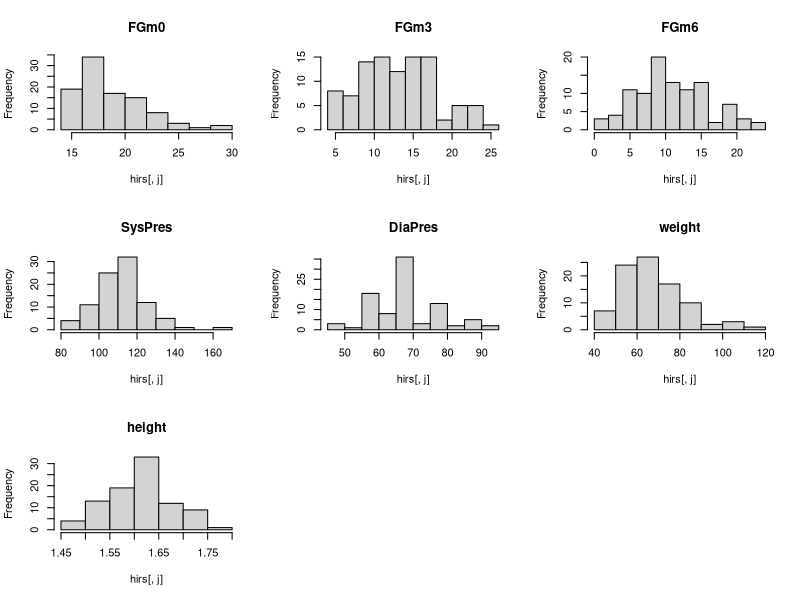
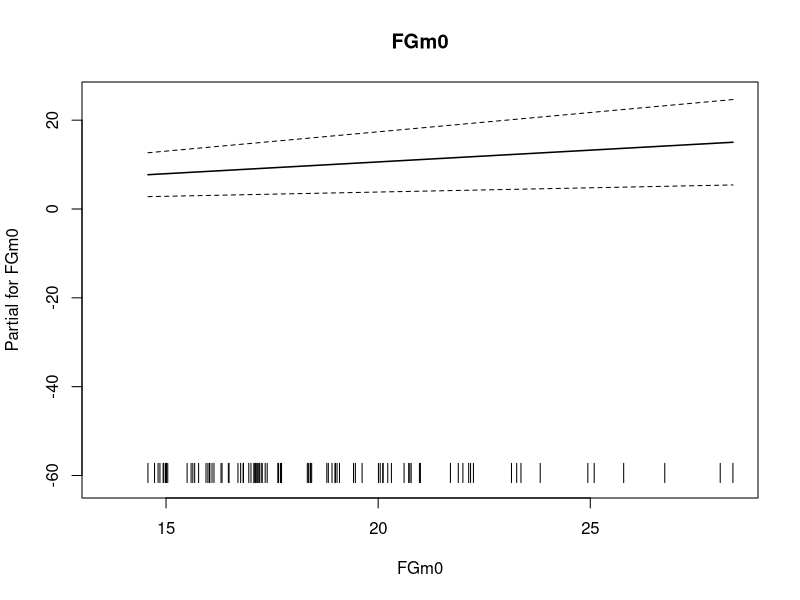
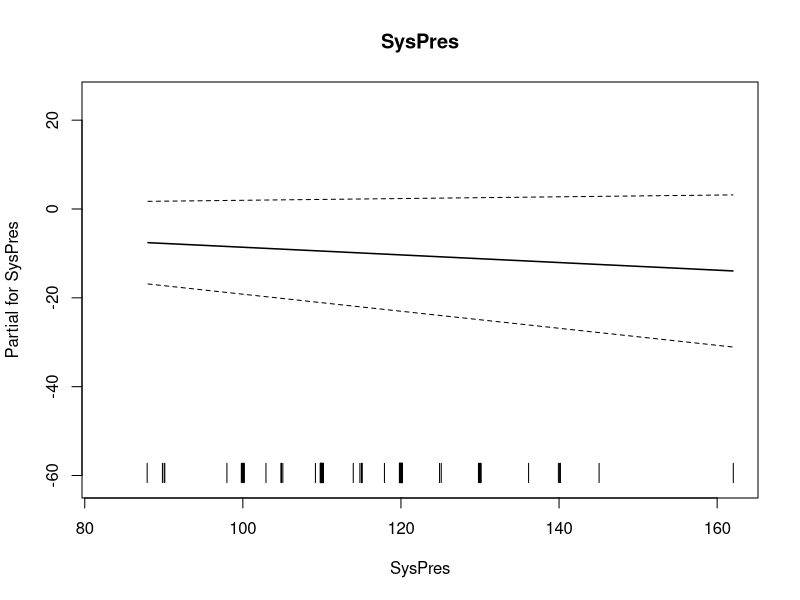
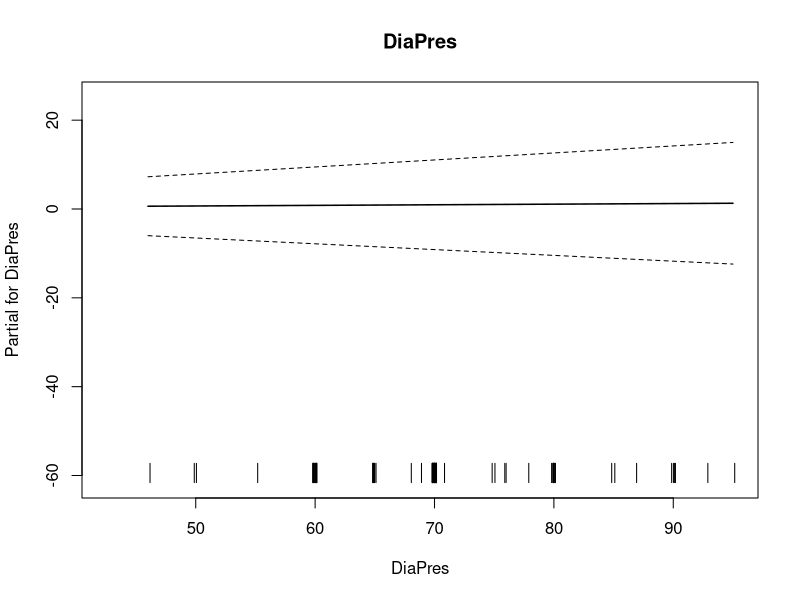
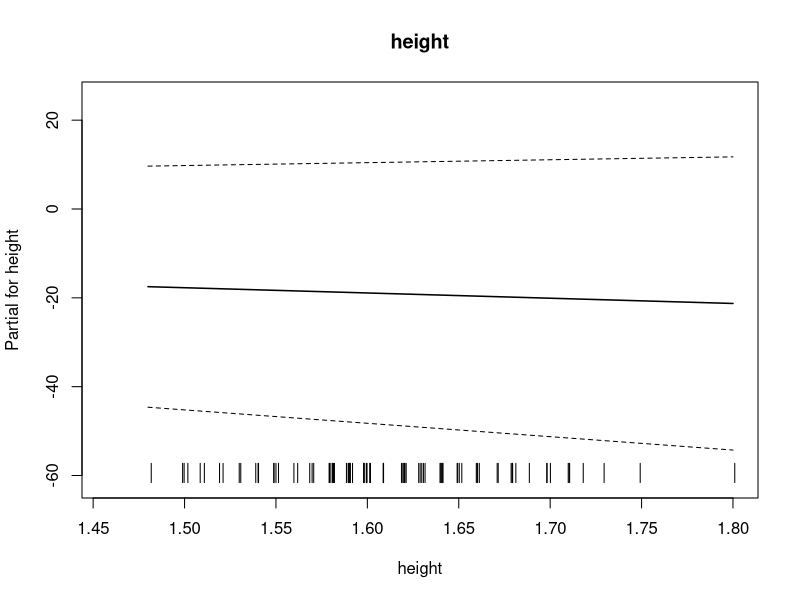
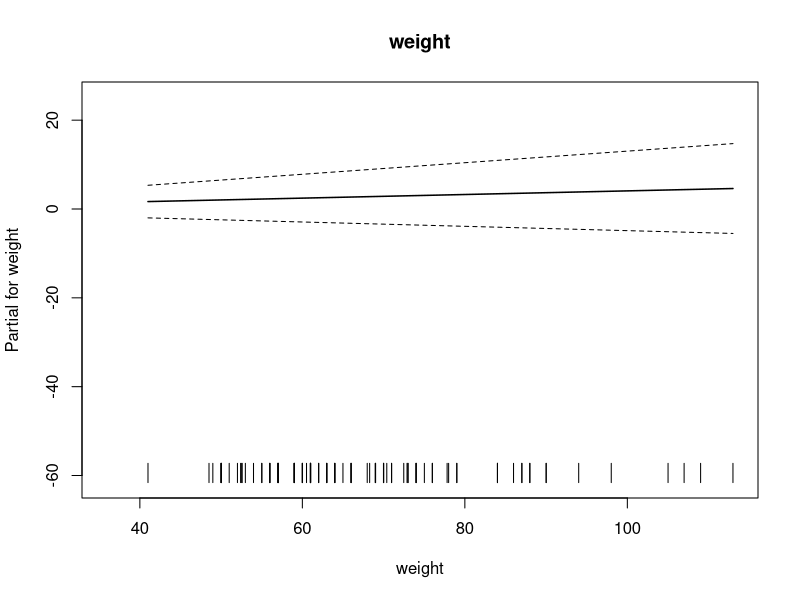
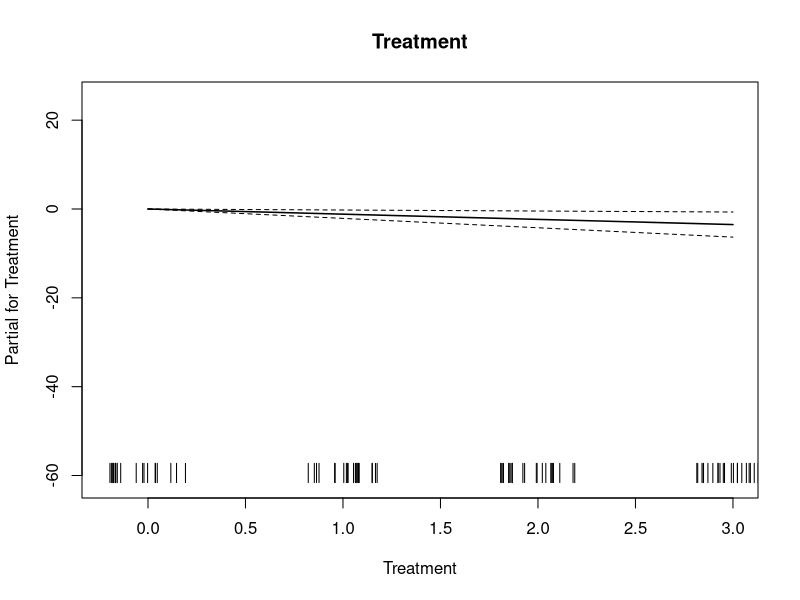
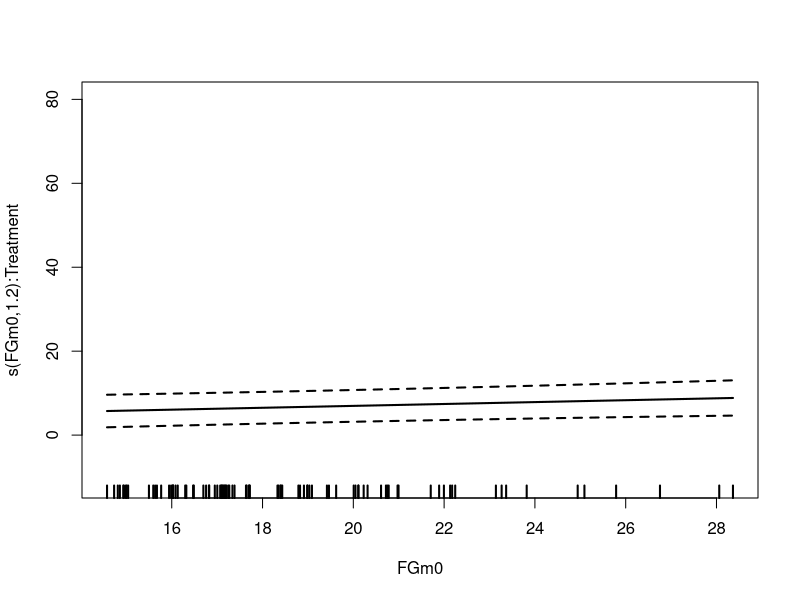

The R source for these figures, in order:
## ---- chunk 1
knitr::opts_chunk$set(echo = TRUE)
## ---- chunk 2
library(sm)
library(mgcv)
## ---- chunk 3
hirs <- read.table("hirsutism.dat",header=T, sep="\t",fill=TRUE)

#summary(hirs)
attach(hirs)
## ---- chunk 4
old.par<-par(mfrow=c(3,3))
for (j in 2:9) if (j != 5) hist(hirs[,j],main=names(hirs)[j])
par(old.par)
## ---- chunk 5
apply(hirs[,-c(1,5)],2,sd, na.rm = T) # sd: standard deviation
## ---- chunk 6
apply(hirs[,-c(1,5)],2,function(x){diff(range(x, na.rm = T))})
## ---- chunk 7
#plot(gam_1,residuals=TRUE, shade=TRUE, cex=2, lwd=2)
## ---- chunk 8
#vis.gam(gam_1, view=c("FGm0","weight"), plot.type = "persp")
## ---- chunk 9
#vis.gam(gam_1, view=c("height","weight"), plot.type = "persp")
## ---- chunk 10
#gam.check(gam_1)
## ---- chunk 11
# multiple linear regression
gam_0.1 <- gam(FGm12 ~ FGm0 + SysPres + DiaPres + height + weight + Treatment)
summary(gam_0.1)
## ---- chunk 12
plot(gam_0.1, all.terms=TRUE)
## ---- chunk 13
# generative additive model
gam_1.1 <- gam(FGm12 ~ s(FGm0, by=Treatment) + s(SysPres, by=Treatment) + s(DiaPres, by=Treatment) + s(height, by=Treatment) + s(weight, by=Treatment))
summary(gam_1.1)
## ---- chunk 14
plot(gam_1.1,residuals=TRUE, shade=TRUE, shade.col="lightblue", seWithMean=TRUE, cex=3, lwd=2, shift= coef(gam_1.1)[1])
## ---- chunk 15
gam.check(gam_1.1)
## ---- chunk 16
gam_1.2 <- gam(FGm12 ~ s(FGm0) + s(SysPres) + s(DiaPres) + s(height) + s(weight), data=hirs)
summary(gam_1.2)
## ---- chunk 17
plot(gam_1.2,residuals=TRUE, shade=TRUE, shade.col="lightblue", seWithMean=TRUE, cex=3, lwd=2, shift= coef(gam_1.1)[1])
## ---- chunk 18
gam.check(gam_1.2)
## ---- chunk 19
# Generalized nonparametric multiple regression model
gam_2.1 <- gam(FGm12 ~ te(FGm0, weight)) # SysPres, DiaPres, height, Treatment)
summary(gam_2.1)
## ---- chunk 20
plot(gam_2.1,residuals=TRUE, shade=TRUE, shade.col="lightblue", seWithMean=TRUE, cex=3, lwd=2, shift= coef(gam_2.1)[1])
## ---- chunk 21
gam.check(gam_2.1)
## ---- chunk 22
# semiparametric model - FGmO
gam_3.1 <- gam(FGm12 ~ FGm0 + s(SysPres, by=Treatment) + s(DiaPres, by=Treatment) + s(height, by=Treatment) + s(weight, by=Treatment))
summary(gam_3.1)
## ---- chunk 23
plot(gam_3.1,residuals=TRUE, shade=TRUE, shade.col="lightblue", seWithMean=TRUE, cex=3, lwd=2, shift= coef(gam_3.1)[1])
## ---- chunk 24
gam.check(gam_3.1)
## ---- chunk 25
# semiparametric model - FGmO
gam_3.2 <- gam(FGm12 ~ FGm0 + s(SysPres) + s(DiaPres) + s(height) + s(weight))
summary(gam_3.2)
## ---- chunk 26
plot(gam_3.2,residuals=TRUE, shade=TRUE, shade.col="lightblue", seWithMean=TRUE, cex=3, lwd=2, shift= coef(gam_3.2)[1])
## ---- chunk 27
gam.check(gam_3.2)
## ---- chunk 28
# semiparametric model - SysPres (low df at model 1.1)
gam_4.1 <- gam(FGm12 ~ s(FGm0, by=Treatment) + SysPres + s(DiaPres, by=Treatment) + s(height, by=Treatment) + s(weight, by=Treatment))
summary(gam_4.1)
## ---- chunk 29
plot(gam_4.1,residuals=TRUE, shade=TRUE, shade.col="lightblue", seWithMean=TRUE, cex=3, lwd=2, shift= coef(gam_4.1)[1])
## ---- chunk 30
gam.check(gam_4.1)
## ---- chunk 31
# semiparametric model - FGm0 (low df at model 1.1)
gam_4.2 <- gam(FGm12 ~ FGm0 + s(SysPres, by=Treatment) + s(DiaPres, by=Treatment) + s(height, by=Treatment) + s(weight, by=Treatment))
summary(gam_4.2)
## ---- chunk 32
plot(gam_4.2,residuals=TRUE, shade=TRUE, shade.col="lightblue", seWithMean=TRUE, cex=3, lwd=2, shift= coef(gam_4.1)[1])
## ---- chunk 33
gam.check(gam_4.2)
## ---- chunk 34
# semiparametric model - DiaPres (low df at model 1.1)
gam_4.3 <- gam(FGm12 ~ s(FGm0, by=Treatment) + s(SysPres, by=Treatment) + DiaPres + s(height, by=Treatment) + s(weight, by=Treatment))
summary(gam_4.3)
## ---- chunk 35
plot(gam_4.3,residuals=TRUE, shade=TRUE, shade.col="lightblue", seWithMean=TRUE, cex=3, lwd=2, shift= coef(gam_4.3)[1])
## ---- chunk 36
gam.check(gam_4.3)
## ---- chunk 37
# semiparametric model - FGmO + SysPres
gam_5.1 <- gam(FGm12 ~ FGm0 + SysPres + s(DiaPres, by=Treatment) + s(height, by=Treatment) + s(weight, by=Treatment))
summary(gam_5.1)
## ---- chunk 38
plot(gam_5.1,residuals=TRUE, shade=TRUE, shade.col="lightblue", seWithMean=TRUE, cex=3, lwd=2, shift= coef(gam_5.1)[1])
## ---- chunk 39
gam.check(gam_5.1)
## ---- chunk 40
# semiparametric model - FGmO + DiaPres
gam_5.2 <- gam(FGm12 ~ FGm0 + s(SysPres, by=Treatment) + DiaPres + s(height, by=Treatment) + s(weight, by=Treatment))
summary(gam_5.2)
## ---- chunk 41
plot(gam_5.2,residuals=TRUE, shade=TRUE, shade.col="lightblue", seWithMean=TRUE, cex=3, lwd=2, shift= coef(gam_5.2)[1])
## ---- chunk 42
gam.check(gam_5.2)
## ---- chunk 43
gam_6.1 <- gam(FGm12 ~ FGm0 + SysPres + s(DiaPres, by=Treatment) + s(height, by=Treatment) + s(weight))
summary(gam_6.1)
## ---- chunk 44
plot(gam_6.1,residuals=TRUE, shade=TRUE, shade.col="lightblue", seWithMean=TRUE, cex=3, lwd=2, shift= coef(gam_6.1)[1])
## ---- chunk 45
gam.check(gam_6.1)
## ---- chunk 46
gam_7.1 <- gam(FGm12 ~ FGm0 + SysPres + ti(DiaPres,weight) + s(height, by=Treatment))
summary(gam_7.1)
## ---- chunk 47
plot(gam_7.1,residuals=TRUE, shade=TRUE, shade.col="lightblue", seWithMean=TRUE, cex=3, lwd=2, shift= coef(gam_7.1)[1])
## ---- chunk 48
gam.check(gam_7.1)
## ---- chunk 49
plot(gam_1.1, residuals = TRUE,
     shade=TRUE, cex=2, lwd=2, 
     shift = gam_1.1$coefficients[1],
     seWithMean=TRUE,
     main=paste("Equiv. no. params.=",
                round(sum(gam_1.1$edf),2)))
## ---- chunk 50
vis.gam(gam_6.1,view=c("FGm0","Treatment"),
        theta = 40, phi = 40, r = sqrt(3), d = 1,)
vis.gam(gam_6.1, view=c("FGm0","Treatment"), plot.type = "persp", theta=40, phi=40)
vis.gam(gam_6.1, view=c("FGm0","weight"), plot.type = "contour")
## ---- chunk 51
anova(gam_0.1,gam_1.1,test="F")
## ---- chunk 52
anova(gam_0.1,gam_1.2,test="F")
## ---- chunk 53
anova(gam_1.2,gam_1.1,test="F")
## ---- chunk 54
anova(gam_2.1,gam_1.1,test="F")
## ---- chunk 55
anova(gam_4.1,gam_4.2,test="F")
## ---- chunk 56
anova(gam_4.2,gam_4.3,test="F")
## ---- chunk 57
anova(gam_4.2,gam_1.1,test="F")
## ---- chunk 58
anova(gam_5.1,gam_5.2,test="F")
## ---- chunk 59
anova(gam_5.1,gam_1.1,test="F")
## ---- chunk 60
anova(gam_5.1,gam_6.1)
## ---- chunk 61
anova(gam_7.1, gam_6.1)
## ---- chunk 62
anova(gam_2.1, gam_3.2, gam_4.3, gam_5.2, gam_3.1, gam_5.1, gam_6.1, test="F")
## ---- chunk 63
anova(gam_3.1,gam_6.1,test="F")
